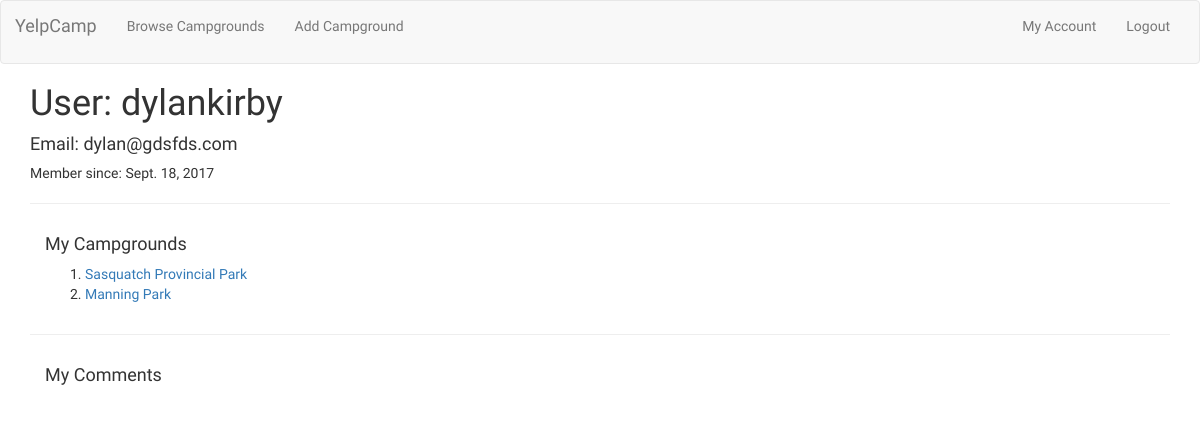
/accounts/2/ (signed in), run on an earlier commit of the app's database.
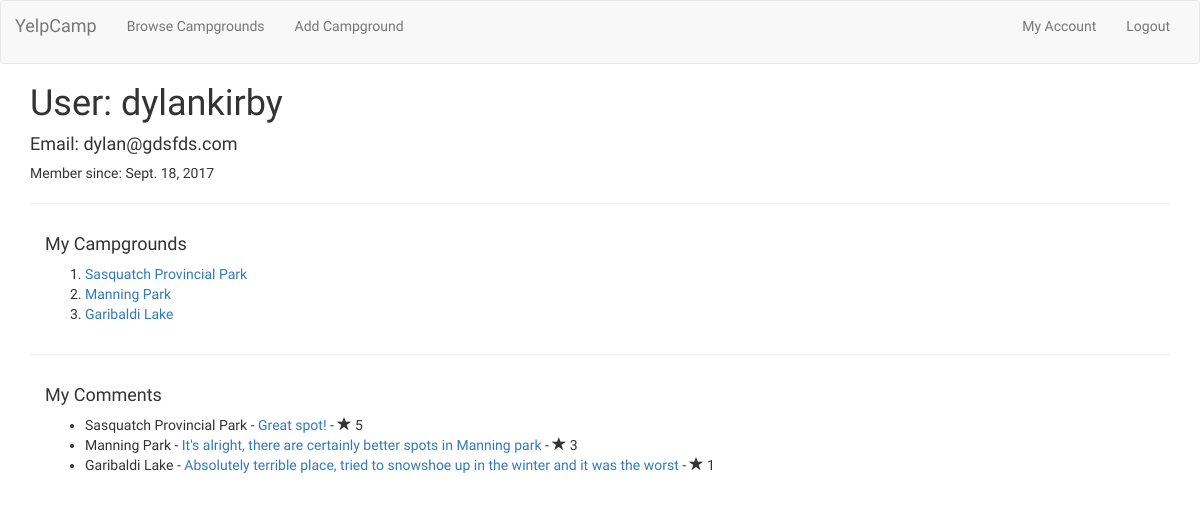
And on a later commit of the database.
### campgrounds/models.py (models this page shows, shortened)
class Campground(models.Model):
	author = models.ForeignKey('auth.User' , related_name='submitted_campgrounds')
	name = models.CharField(max_length=128, blank=False, unique=True)
	image = models.URLField(blank=False)
	short_description = models.CharField(max_length=128)
	price_per_night = models.DecimalField(max_digits=5, decimal_places=2, blank=True)
	city = models.CharField(max_length=56, blank=True, unique=False)
	PROVINCES = (
		('British Columbia', 'BC'),
		('Alberta','AB'),
		('Saskatchewan','SK'),
		('Manitoba','MB'),
		('Ontario','ON'),
		('Quebec','QC'),
		('New Brunswick','NB'),
		('Newfoundland and Labrador','NL'),
		('Nova Scotia','NS'),
		('Prince Edward Island','PEI'),
		('Yukon','YK'),
		('Northwest Territories','NT'),
		('Nunavut','NU'),
	)
	province = models.CharField(max_length=56, blank=False, unique=False, choices=PROVINCES, default='BC')
	def __init__(self, *args, **kwargs):
	    super(Campground, self).__init__(*args, **kwargs)
	def __str__(self):
		return self.name

class Review(models.Model):
	author = models.ForeignKey('auth.User', related_name='my_reviews', unique=True)
	campground = models.ForeignKey(Campground, related_name='reviews')
	comment = models.CharField(max_length=256, blank=True)
	RATINGS = (
		(1, 'Bad (1)'),
		(2, 'Ok (2)'),
		(3, 'Average (3)'),
		(4, 'Good (4)'),
		(5, 'Great (5)'),
	)
	rating = models.IntegerField(default=5, choices=RATINGS)
	date = models.DateTimeField(default=timezone.now())

### accounts/views.py (the view)
# urls.py: url(r'^(?P<pk>\d+)/$', views.AccountDetail.as_view(), name="my_account"),
class AccountDetail(DetailView, LoginRequiredMixin):
	model = User
	template_name = 'accounts/user_detail.html'
	context_object_name = 'user_object'
	def get_object(self):
		return self.request.user

### accounts/templates/accounts/user_detail.html
{% extends 'base.html' %}
{% block content %}
<div class="container">
	<h1>User: {{user.username}} </h1>
	<h4>Email: {{user.email}}</h4>
	<p>Member since: {{user.date_joined.date}}</p>
	<hr>
	<div class="container">
		<h4>My Campgrounds</h4>
		<ol>
			{% for campground in user.submitted_campgrounds.all %}
				<li><a href="{% url 'campgrounds:details' pk=campground.pk %}">{{campground.name}}</a></li>
			{% endfor %}
		</ol>
	</div>
	<hr>
	<div class="container">
		<h4>My Comments</h4>
		<ul>
			{% for review in user.my_reviews.all %}
				<li>{{review.campground}} - <a href="{% url 'campgrounds:details' pk=review.campground.pk %}">{{review.comment}}</a> - <span class="glyphicon glyphicon-star"></span> {{review.rating}}</li>
			{% endfor %}
		</ul>
	</div>
</div>
{% endblock %}

### templates/base.html (shortened to what this page needs)
<!DOCTYPE html>
{% load staticfiles %}
<html>
<head>
	<link rel="stylesheet" type="text/css" href="https://maxcdn.bootstrapcdn.com/bootstrap/3.3.7/css/bootstrap.min.css">
	<link rel="stylesheet" href="{% static 'YelpCamp/css/master.css' %}">
</head>
<body>
<div id="main-body-container">
  <nav class="navbar navbar-default" id="my-navbar">
    <div class="container" id="nav-container">
      <div class="navbar-header">
        <a class="navbar-brand" href="/">YelpCamp</a>
      <ul class="nav navbar-nav">
          <li><a href="{% url 'campgrounds:all' %}">Browse Campgrounds</a></li>
          {% if user.is_authenticated %}
            <li><a href="{% url 'campgrounds:create' %}">Add Campground</a></li>
          {% endif %}
        </ul>
      </div>
      <div class="collapse navbar-collapse" id="bs-example-navbar-collapse-1">
        <ul class="nav navbar-nav navbar-right">
        	{% if user.is_authenticated %}
            <li><a href="{% url 'accounts:my_account' pk=user.pk %}">My Account</a></li>
  					<li><a href="{% url 'accounts:logout' %}">Logout</a></li>
        	{% else %}
  					<li><a href="{% url 'accounts:login' %}"><span class="glyphicon glyphicon-log-in"></span> Login</a></li>
  					<li><a href="{% url 'accounts:signup' %}"><span class="glyphicon glyphicon-user"></span> Signup</a></li>
        	{% endif %}
        </ul>
      </div>
    </div>
  </nav>
  <div class="my-content">
    {% block content %}
    {% endblock %}
  </div>
</div>
</body>
</html>

### static/YelpCamp/css/master.css (style rules this page uses)
body { font-family: Raleway; }
#nav-container { padding: 0; }
#my-navbar { margin-bottom: 0; height: 8vh; }
#main-body-container { opacity: 0; -webkit-transition: opacity 1s ease-in-out; -moz-transition: opacity 1s ease-in-out; -ms-transition: opacity 1s ease-in-out; -o-transition: opacity 1s ease-in-out; transition: opacity 1s ease-in-out; }

What changed in the data, as far as the page shows it:
added Campground: name "Garibaldi Lake"
added Review: campground "Sasquatch Provincial Park", comment "Great spot!", rating "5"
added Review: campground "Manning Park", comment "It's alright, there are certainly better spots in Manning park", rating "3"
added Review: campground "Garibaldi Lake", comment "Absolutely terrible place, tried to snowshoe up in the winter and it was the worst", rating "1"
